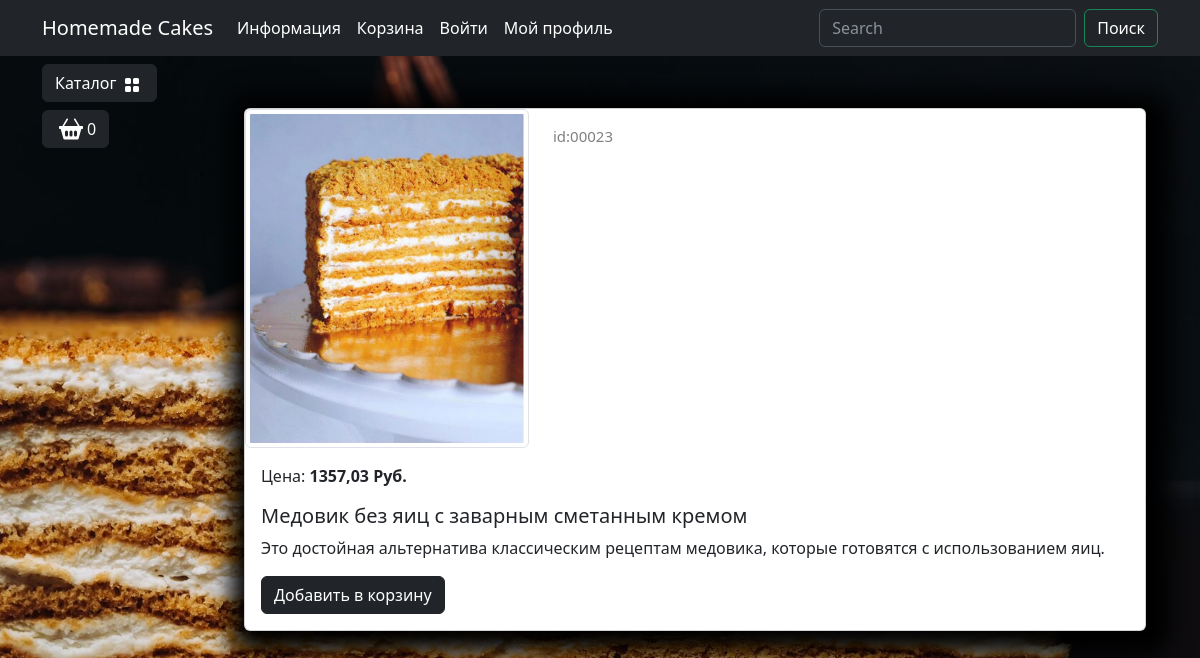
Screenshot of /catalog/product/medovik-bez-yaic-s-zavarnym-smetannym-kremom/ with the database file from the repository.
### goods/models.py (models this page shows, shortened)
class Products(models.Model):
    name = models.CharField(max_length=150, unique=True, verbose_name="Название")
    slug = models.SlugField(max_length=200, unique=True, blank=True, null=True, verbose_name="URL")
    description = models.TextField(blank=True, null=True, verbose_name="Описание")
    image = models.ImageField(upload_to="goods_images", blank=True, null=True, verbose_name="Изображение")
    price = models.DecimalField(default=0.00, max_digits=7, decimal_places=2, verbose_name="Цена")
    dicsount = models.DecimalField(default=0.00, max_digits=4, decimal_places=2, verbose_name="Скидка на товар(%)")
    quantity = models.PositiveBigIntegerField(default=0, verbose_name="Количество")
    category = models.ForeignKey(to=Categories, on_delete=models.CASCADE, verbose_name='Категория')
    class Meta:
        db_table = "product"
        verbose_name = "Продукт"
        verbose_name_plural = "Продукты"
        ordering = ("id",)
    def display_id(self):
        return f"{self.id:05}"
    def sell_price(self):
        if self.dicsount:
            return round(self.price - (self.price * self.dicsount) / 100, 2)
        else:
            return self.price

### goods/views.py (the view)
# urls.py: path('product/<slug:product_slug>/', views.product, name = 'product'),
def product(request, product_slug):
    product = Products.objects.get(slug = product_slug)
    context = {
        'product': product,
    }
    return render(request, "goods/product.html", context = context)

### goods/templatetags/goods_tags.py (called while the page is built)
@register.simple_tag()
def tag_categories():
    return Categories.objects.all()

### goods/templates/goods/product.html (shortened to what this page needs)
{% extends "main/base.html" %}
{% load static %}
{% block content %}
<div class="container mt-5">
    <div class="card mb-4 custom-shadow">
        <div class="row">
            <div class="col-md-4">
                <img src="{{ product.image.url }}"
                    class="img-thumbnail" data-bs-toggle="modal" data-bs-target="#imageModal1">
            </div>
            <div class="col-md-4 ">
                <p class="product_id mt-3">id:{{ product.display_id }}</p>
            </div>
        </div>
        <div class="card-body">
            <p class="card-text">Цена: <strong>{{ product.sell_price }} Руб.</strong></p>
            <h5 class="card-title">{{ product.name }}</h5>
            <p class="card-text">{{ product.description }}</p>
            <a href="#" class="btn btn-dark add-to-cart">Добавить в корзину</a>
        </div>
    </div>
</div>
{% endblock content %}

### static/deps/css/my_css.css (style rules this page uses)
body { background-image: url("../images/bg-image_1.jpg"); background-repeat: no-repeat; background-attachment: fixed; background-position: center center; background-size: cover; height: 100%; }
.custom-shadow { box-shadow: 5px 5px 25px 19px #000000; }
.product_id { color: gray; font-size: 15px; }

### rows the page displays
Products: image (picture), display_id "00023", sell_price "1357,03", name "Медовик без яиц с заварным сметанным кремом", description "Это достойная альтернатива классическим рецептам медовика, которые готовятся с использованием яиц."
